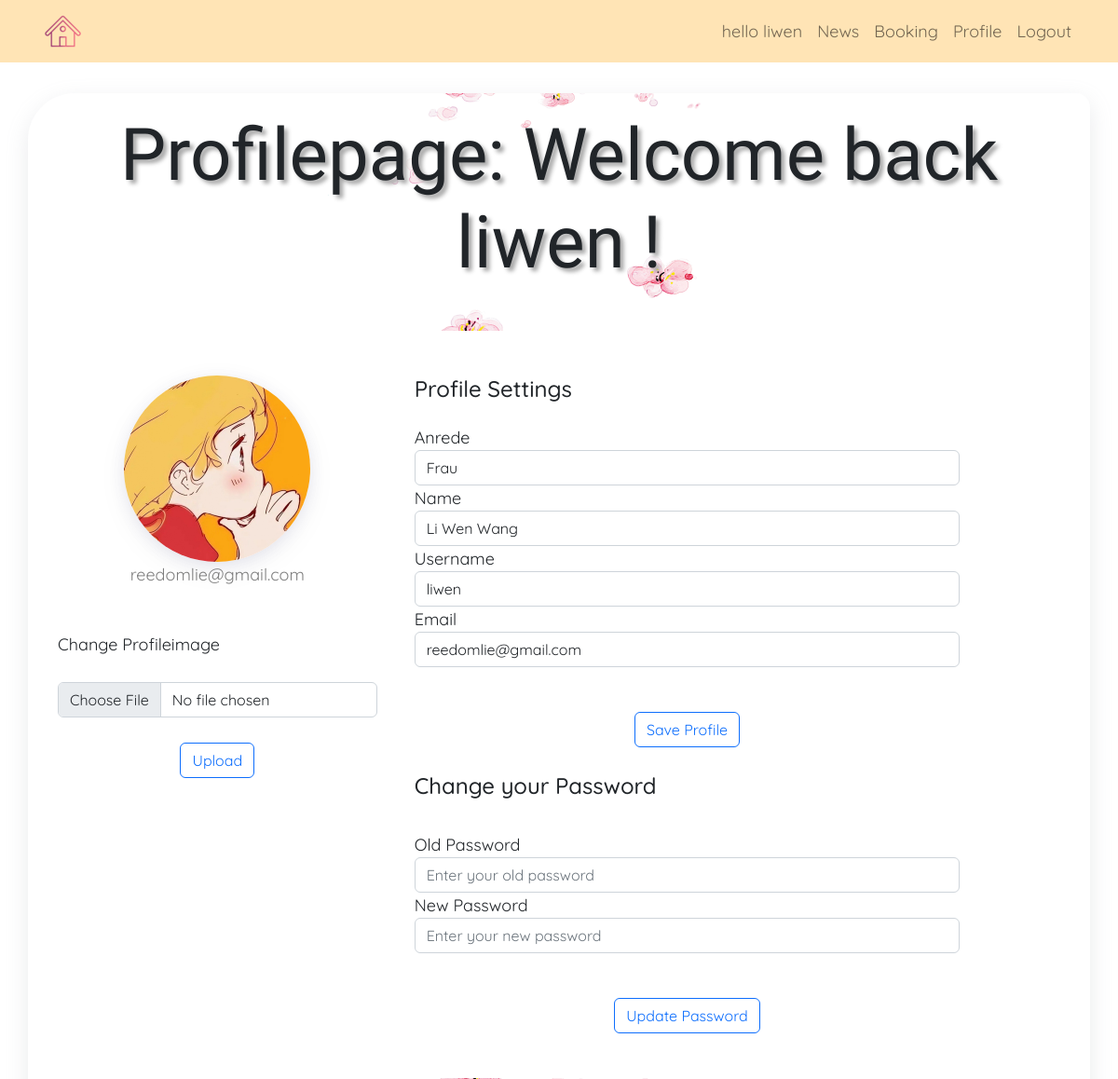
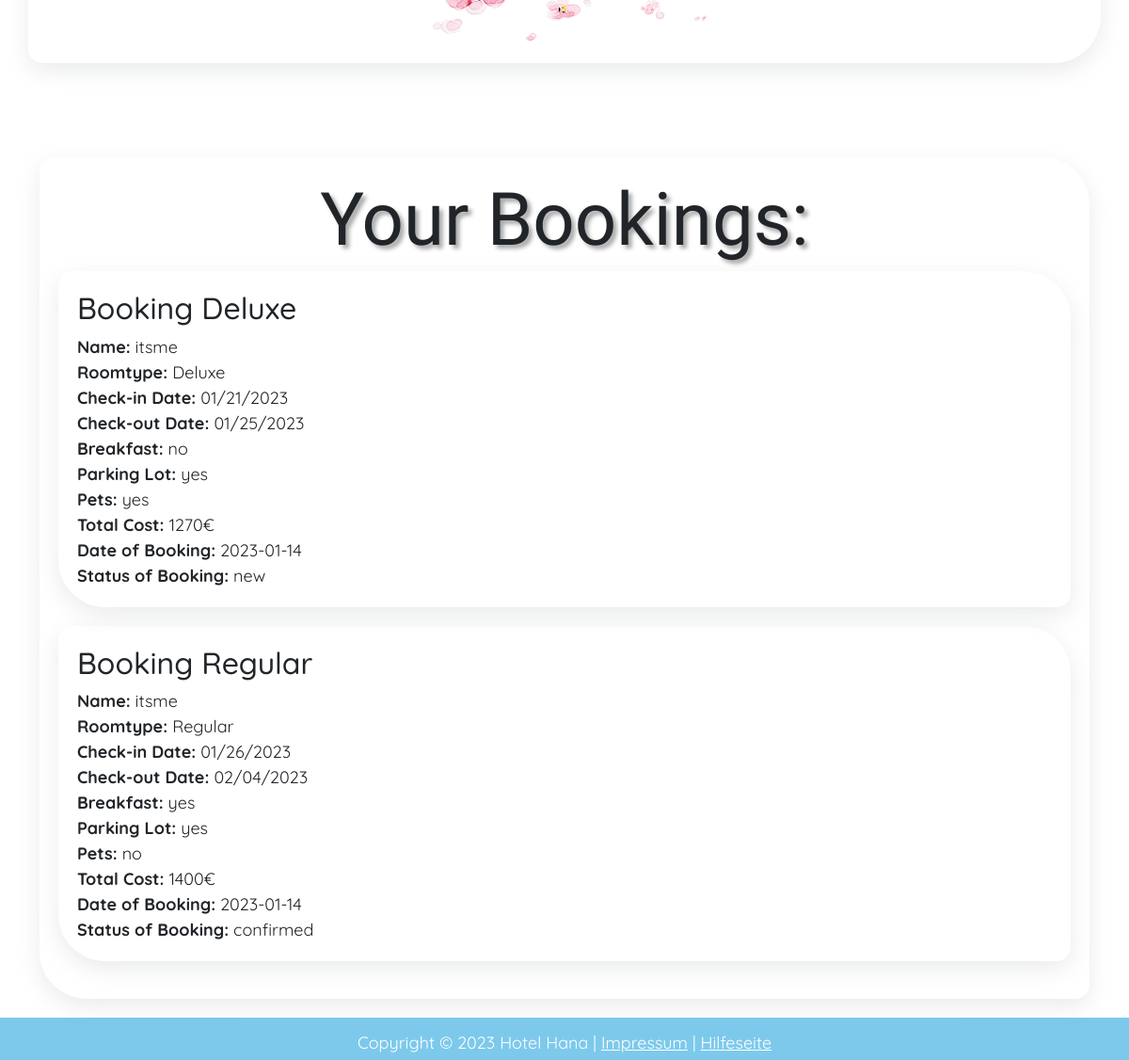
The app's page /index.php?page=profile (signed in) with its own data (2 pictures, top to bottom).
### tables this page shows
CREATE TABLE `users` (
  `usersId` int(11) NOT NULL,
  `usersAnrede` varchar(128) DEFAULT NULL,
  `usersName` varchar(128) NOT NULL,
  `usersEmail` varchar(128) NOT NULL,
  `usersUid` varchar(128) NOT NULL,
  `usersPwd` varchar(128) NOT NULL,
  `user_type` varchar(11) NOT NULL DEFAULT 'user',
  `user_status` varchar(128) NOT NULL DEFAULT 'active',
  `filename` varchar(125) DEFAULT 'notset'
);

CREATE TABLE `reservations` (
  `id` int(11) NOT NULL,
  `name` varchar(100) NOT NULL,
  `room` varchar(100) NOT NULL,
  `sdate` varchar(100) NOT NULL,
  `edate` varchar(100) NOT NULL,
  `extra1` int(11) DEFAULT NULL,
  `extra2` int(11) DEFAULT NULL,
  `extra3` int(11) DEFAULT NULL,
  `cost` int(250) NOT NULL,
  `userId` int(11) NOT NULL,
  `date` date NOT NULL DEFAULT current_timestamp(),
  `status` varchar(250) NOT NULL DEFAULT 'new'
);

### include/reservierung.php (the view)
<?php
$currentUserid = $_SESSION['userid'];
$usersql1 = "SELECT * FROM reservations WHERE userId = '$currentUserid'";
$gotResuslts = mysqli_query($conn,$usersql1);
if ($gotResuslts) {
    if (mysqli_num_rows($gotResuslts) > 0) {
        while ($row = mysqli_fetch_array($gotResuslts)) {
            echo "<div id = 'box1' class = 'container'>";
            echo "<h2> Booking ". $row['room']."</br></h2>";
            echo "<b>Name:</b> ".$row['name']."</br>";
            echo "<b>Roomtype: </b> ". $row['room']."</br>";
            echo "<b>Check-in Date: </b>". $row['sdate']."</br>";
            echo "<b>Check-out Date: </b>" . $row['edate']. "</br>";
            echo "<b>Breakfast: </b>";
            if(!$row['extra1'] == NULL){
                echo "yes ";
            }
            else {
                echo "no ";
            }
            echo "</br> <b>Parking Lot: </b>";
                if(!$row['extra2'] == NULL){
                echo "yes ";
            }
            else {
                echo "no ";
            }
            echo "</br> <b>Pets: </b>";
            if(!$row['extra3'] == NULL){
                echo "yes";
            }
            else {
                echo "no ";
            }
            echo "</br><b>Total Cost: </b>" . $row['cost'] . "€</br>";
            echo "<b>Date of Booking: </b>" . $row['date'] . "</br>";
            echo "<b>Status of Booking: </b>" . $row['status'] . "</br>";
            echo "</div>";
        }
    }
}
            ?>

### include/profile.php (shortened to what this page needs)
<section id="profile" class="d-flex align-items-center">
<div id = "box2" class="container">
<?php
$currentUser = $_SESSION['useruid'];
$usersql = "SELECT * FROM users WHERE usersUid ='$currentUser'";
$gotResuslts = mysqli_query($conn,$usersql);
if (mysqli_num_rows($gotResuslts) > 0) {
    $row = mysqli_fetch_array($gotResuslts);
}
    ?>
   <h1> Profilepage: Welcome back <?php echo $currentUser; ?> !</h1>
   <div class="container rounded bg-white mt-5 mb-5">
    <div class="row">
        <div class="col-md-4 border-right">
            <div class="d-flex flex-column align-items-center text-center p-3 py-5">
        <?php
        if ($row['filename'] === 'notset'){
            echo "<img class='picture' src='res/img/totoro.png'>";
        }
        else {
            echo "<img class='picture' src='uploads/userid/" . $row['filename'] . "'>";
        }
        ?>
               <span class="font-weight-bold"> </span><span class="text-black-50"> <?php echo $row['usersEmail'] ?> </span><span> </span></div>
               <label class="labels"> Change Profileimage </label>
            <form method="POST" action="" enctype="multipart/form-data">
            <div class="form-group"></br>
                <input class="form-control" type="file" name="uploadfile" value=""  required/>
            </div></br>
            <div class="mb-3 text-center form-group">
                <button class="btn btn-outline-primary" type="submit" name="upload">Upload</button>
            </div>
        </form>
        </div>
        <div class="col-md-7 border-right">
            <div class="p-3 py-5">
                <div class="d-flex just   ify-content-between align-items-center mb-3">
                    <h4 class="text-right">Profile Settings</h4>
      </div>
      <form action = "" method = "post">
                <label class="labels">Anrede</label>
                <div class="form-group">
                    <input type="text" name="updateAnrede" class="form-control" value="<?php echo $row['usersAnrede']; ?>">
                </div>
                <label class="labels">Name</label>
                <div class="form-group">
                    <input type="text" name="updateName" class="form-control" value="<?php echo $row['usersName']; ?>">
                    </div>
                <label class="labels">Username</label>
                <div class="form-group">
                  <input type="text" name="updateUserName" class="form-control" value="<?php echo $row['usersUid']; ?>">
                  </div>
               <label class="labels">Email</label>
               <div class="form-group">
                  <input type="email" name="userEmail" class="form-control" value="<?php echo $row['usersEmail']; ?>">
                  </div>
                  <div class="mt-5 text-center form-group">
                    <button class="btn btn-outline-primary profile-button" type="submit" name="update" value="sbumit">Save Profile</button></div>
            </form>
      <h4 class="text-right">Change your Password</h4></br>
            <form action = "" method = "post">
            <label class="labels">Old Password</label>
               <div class="form-group">
                  <input type="password" name="oldPw" class="form-control" placeholder = "Enter your old password">
                  </div>
                  <label class="labels">New Password</label>
               <div class="form-group">
                  <input type="password" name="newPw" class="form-control" placeholder = "Enter your new password">
                  </div>
                  <div class="mt-5 text-center form-group">
                    <button class="btn btn-outline-primary profile-button" type="submit" name="updatePw" value="sbumit">Update Password</button></div>
        </div>
    </div>
</div>
</div>
</section>
<section id="profile" class="container">
    <div id = "box1">
        <h1> Your Bookings: </h1>
<?php
include 'reservierung.php';
?>
</div>
</section>

### res/css/myStyle.css (style rules this page uses)
body { min-height: 100vh; display: flex; flex-direction: column; background-image: url('../img/blue07.png'); background-attachment: fixed; background-repeat: no-repeat; background-position: right; font-family: 'Quicksand', sans-serif; font-size: 18px; }
h1 { text-align: center; font-family: 'Tangerine', serif; font-size: 78px; text-shadow: 4px 4px 4px #aaa; }
html { scroll-padding-top:35px; }
#profile { padding-top: 100px; background-repeat: no-repeat; background-position: left; }
#box2 { border-radius: 50px 15px; background-image: url('../img/petals2.png'); background-attachment: fixed; background-position: left; box-shadow: rgba(149, 157, 165, 0.2) 0px 8px 24px; display: block; margin-left: auto; margin-right: auto; padding: 20px; }
#box1 { border-radius: 15px 50px; background-image: url('../img/petals2.png'); background-attachment: fixed; background-position: right; background-repeat: no-repeat; box-shadow: rgba(149, 157, 165, 0.2) 0px 8px 24px; display: block; margin-bottom: 20px; padding-bottom: 80px; padding-right: 100px; padding-left: 100px; margin-left: auto; margin-right: auto; padding: 20px; }
.picture { width: 200px; height: 200px; border-radius: 50%; box-shadow: rgba(80, 80, 161, 0.1) 0px 4px 16px, rgba(17, 17, 26, 0.05) 0px 8px 32px; }

### records on screen
users: filename (picture), usersEmail "reedomlie@gmail.com", updateAnrede "Frau", updateName "Li Wen Wang", updateUserName "liwen", userEmail "reedomlie@gmail.com"
reservations: room "Deluxe", name "itsme", sdate "01/21/2023", edate "01/25/2023", shows "no", extra2 "yes", extra3 "yes", cost "1270", date "2023-01-14", status "new"
reservations: room "Regular", name "itsme", sdate "01/26/2023", edate "02/04/2023", extra1 "yes", extra2 "yes", shows "no", cost "1400", date "2023-01-14", status "confirmed"

### other values on screen
$currentUser "liwen"
$_SESSION["useruid"] "liwen"
